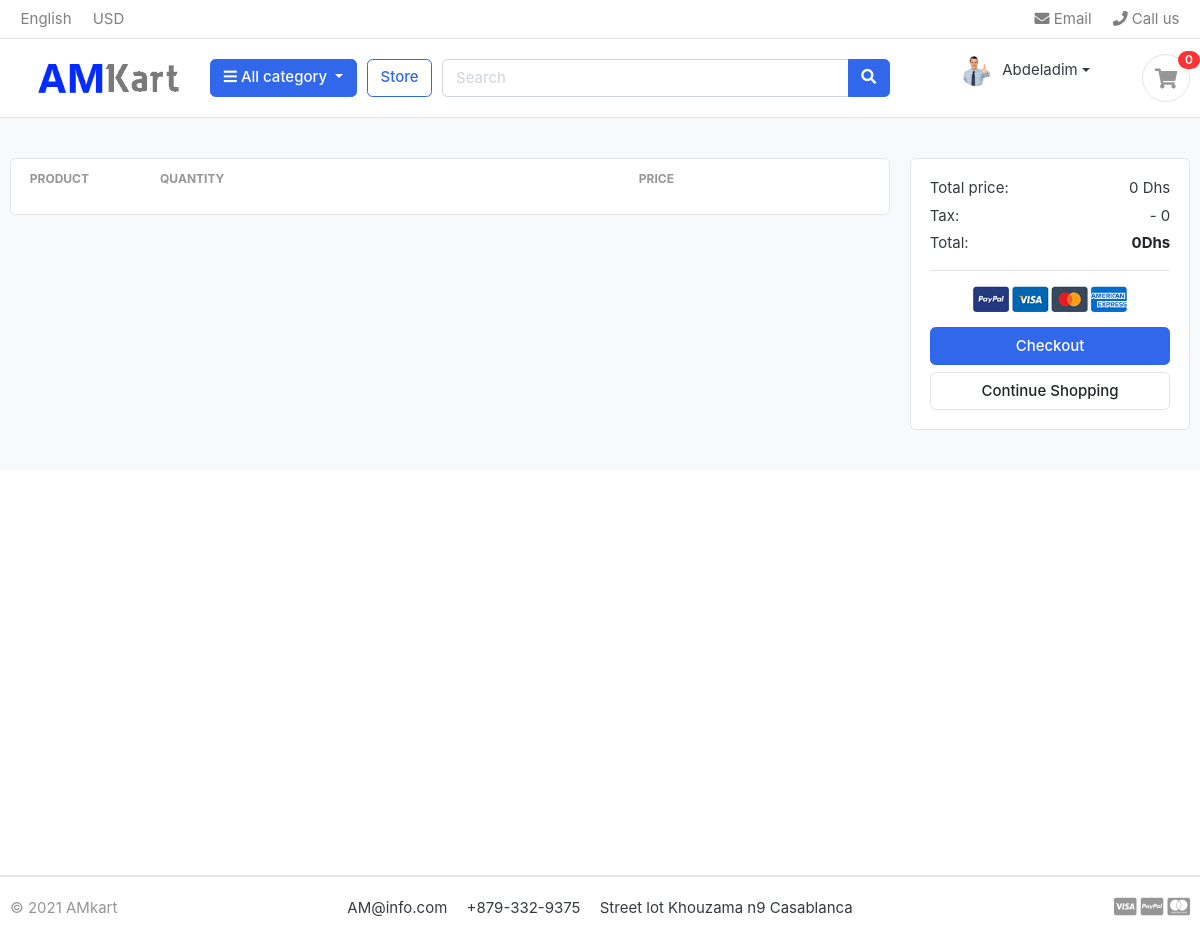
/cart/ (signed in), run on the app's committed database.
### shop/models.py (models this page shows, shortened)
class User(AbstractUser):
    is_costumer = models.BooleanField(default=False)
    is_admin = models.BooleanField(default=False)

class Costumer(models.Model):
    user = models.OneToOneField(User, on_delete=models.CASCADE)
    date_of_birth = models.DateField(blank=True, null=True)
    photo = models.ImageField(upload_to='images/costumers/', blank=True)

### shop/views.py (the view, shortened to what this page needs)
# urls.py: path('cart/', views.CartView.as_view(), name='cart'),
class CartView(View):
    def get(self, request):
        cart = request.session.get(settings.CART_SESSION_ID, {})
        cart_total_price = 0
        context = {'cart': cart, 'cart_total_price': cart_total_price}
        return render(request, 'client/cart.html', context)

### dashboard/models.py (called while the page is built)
    def get_url(self):
        return reverse('producct_by_cat', args=[self.id])

### shop/context_processors.py (called while the page is built)
def menu_Cat(request):
    Cat = Categorie.objects.all()
    return dict(Cat=Cat)

def cart(request):
    return {'cart': request.session.get(settings.CART_SESSION_ID)}

### templates/client/cart.html (shortened to what this page needs)
{% extends 'client/base.html' %}
{% block content %}
{% load static %}
<section class="section-content padding-y bg">
<div class="container">
<div class="row">
	<aside class="col-lg-9">
<div class="card">
<table class="table table-borderless table-shopping-cart">
<thead class="text-muted">
<tr class="small text-uppercase">
  <th scope="col" width="150">Product</th>
  <th scope="col" width="700"> Quantity</th>
  <th scope="col" width="120">Price</th>
  <th scope="col" width="120"></th>
  <th scope="col" class="text-right" width="100"> </th>
</tr>
</thead>
</table>
</div>
	</aside>
	<aside class="col-lg-3">
		<div class="card">
		<div class="card-body">
			<dl class="dlist-align">
			  <dt>Total price:</dt>
			  <dd class="text-right">{{cart_total_price}} Dhs</dd>
			</dl>
			<dl class="dlist-align">
			  <dt>Tax:</dt>
			  <dd class="text-right"> - 0</dd>
			</dl>
			<dl class="dlist-align">
			  <dt>Total:</dt>
			  <dd class="text-right text-dark b"><strong>{{cart_total_price}}Dhs</strong></dd>
			</dl>
			<hr>
			<p class="text-center mb-3">
				<img src="{% static './images/misc/payments.png' %}" height="26">
			</p>
			<a href="{% url 'order_create' %}" class="btn btn-primary btn-block"> Checkout </a>
			<a href="{% url 'store' %}" class="btn btn-light btn-block">Continue Shopping</a>
		</div>
		</div>
</aside>
</div>
</div>
</section>
<br><br><br><br><br><br><br><br><br><br><br><br><br><br><br><br><br><br>
{% endblock %}

### templates/client/includes/navbar.html (shortened to what this page needs)
{% load static %}
<header class="section-header">
<nav class="navbar p-md-0 navbar-expand-sm navbar-light border-bottom">
<div class="container">
  <div class="collapse navbar-collapse" id="navbarTop4">
    <ul class="navbar-nav mr-auto">
    	<li class="nav-item dropdown">
		 	<a href="#" class="nav-link">   English </a>
		</li>
		<li class="nav-item dropdown">
			<a href="#" class="nav-link"> USD </a>
		</li>
    </ul>
    <ul class="navbar-nav">
		<li><a href="#" class="nav-link"> <i class="fa fa-envelope"></i> Email </a></li>
		<li><a href="#" class="nav-link"> <i class="fa fa-phone"></i> Call us </a></li>
	</ul>
  </div>
</div>
</nav>
<section class="header-main border-bottom">
	<div class="container">
<div class="row align-items-center">
	<div class="col-lg-2 col-md-3 col-6">
		<a href="{% url 'home' %}" class="brand-wrap">
			<img class="logo" src="{% static 'images/logo2.png' %}">
		</a>
	</div>
	<div class="col-lg col-sm col-md col-6 flex-grow-0">
		<div class="category-wrap dropdown d-inline-block float-right">
			<button type="button" class="btn btn-primary dropdown-toggle" data-toggle="dropdown">
				<i class="fa fa-bars"></i> All category
			</button>
		</div>
	</div>
	<a href="{% url 'store' %}" class="btn btn-outline-primary">Store</a>
	<div class="col-lg  col-md-6 col-sm-12 col">
		<form action="{% url 'rechercher' %}" class="search" method="post">
			<div class="input-group w-100">
			    <input type="text" class="form-control" name ="cle" style="width:60%;" placeholder="Search">
			    <div class="input-group-append">
			      <button class="btn btn-primary" type="submit">
			        <i class="fa fa-search"></i>
			      </button>
			    </div>
		    </div>
		</form>
	</div>
	<div class="col-lg-3 col-sm-6 col-8 order-2 order-lg-3">
				<div class="d-flex justify-content-end mb-3 mb-lg-0">
					<div class="widget-header">
                        {% if request.user.is_authenticated and request.user.is_costumer%}
                          <div class="dropdown d-inline-block">
                            <a href="#" class="icontext mr-4 dropdown-toggle" data-toggle="dropdown" aria-expanded="false">
                                  <img class="icon icon-xs rounded-circle" src="{{request.user.costumer.photo.url}}">
                                  <div class="text">
                                        {{request.user.first_name}}
                                  </div>
                            </a>
                          </div>
                           {%else%}
                             <div>
                                 <small class="title text-muted">Welcome guest!</small>
                                 <a href="{%url 'login'%}">Sign in</a> <span class="dark-transp"> | </span>
                                 <a href="{% url 'register' %}"> Register</a>
                             </div>
   {%endif%}
					</div>
					<a href="{% url 'cart' %}" class="widget-header pl-3 ml-3">
						<div class="icon icon-sm rounded-circle border"><i class="fa fa-shopping-cart"></i></div>
						<span class="badge badge-pill badge-danger notify">{{ cart|length }}</span>
					</a>
				</div>
			</div>
</div>
	</div>
</section>
</header>

### static/css/ui.css (style rules this page uses)
html { font-family: "Inter", sans-serif; font-size: 15px; }
.icon-xs, .icon-sm, .icon-md, .icon-lg { display: inline-block; text-align: center; flex-shrink: 0; flex-grow: 0; }
.icon-xs { width: 32px; height: 32px; line-height: 32px !important; font-size: 16px; }
.icon-sm { width: 48px; height: 48px; line-height: 48px !important; font-size: 20px; }
.padding-y { padding-top: 40px; padding-bottom: 40px; }
.bg { background-color: #f8f9fa; }
.b { font-weight: 600; }
.header-main { position: relative; padding-top: 1rem; padding-bottom: 1rem; }
.brand-wrap .logo, .navbar-brand .logo { margin-right: 7px; max-height: 42px; display: inline-block; }
.widget-header { display: inline-block; vertical-align: middle; position: relative; }
.widget-header a { color: #343a40; }
.widget-header i { color: #969696; }
.widget-header .notify { position: absolute; top: -3px; right: -10px; }
.btn-light { background-color: #fff; border-color: #e4e4e4; }
[class*=dlist-] { margin-bottom: 5px; }
[class*=dlist-] dd { margin-bottom: 0; }
.dlist-align { display: flex; }
.dlist-align dt { width: 150px; word-wrap: break-word; font-weight: normal; }
.dlist-align dd { flex-grow: 1; }
.icontext { display: inline-flex; align-items: center; vertical-align: middle; }
.icontext .text { width: 100%; line-height: 1.2; }
.icontext .icon { position: relative; margin-right: 10px; flex-shrink: 0; flex-grow: 0; }
.notify { position: absolute; top: -4px; right: -10px; display: inline-block; padding: 0.25em 0.6em; font-size: 12px; line-height: 1; text-align: center; border-radius: 3rem; color: #fff; background-color: #fa3434; }
.table-shopping-cart.table td, .table-shopping-cart.table th { padding-left: 1.25rem; padding-right: 1.25rem; }

### data on the page
User: user.costumer.photo (picture), user.first_name "Abdeladim"

### other printed values
{{ cart|length }} "0"
{{ cart_total_price }} "0"
